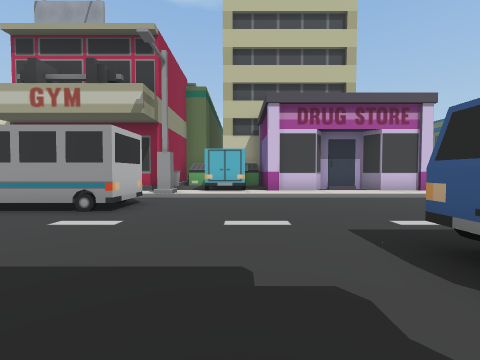
View 1 (above)

24 first-person views from a walk through a Unity game level. The camera is 1.5 m above the floor, tilts 2° down and sees 90° across. The floor is counted in squares, 2 m on a side. Each view is taken from the middle of a square. On the plan, view 1 faces up. The plan holds only what a view shows up to about 9 squares ahead; the rest is blank. The place goes on beyond the plan.

View 2
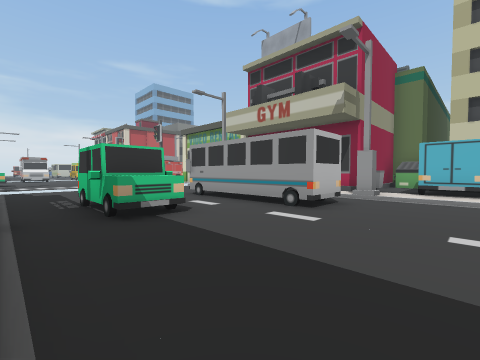

View 3
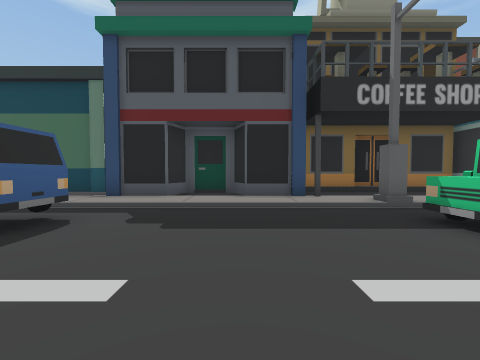

View 4
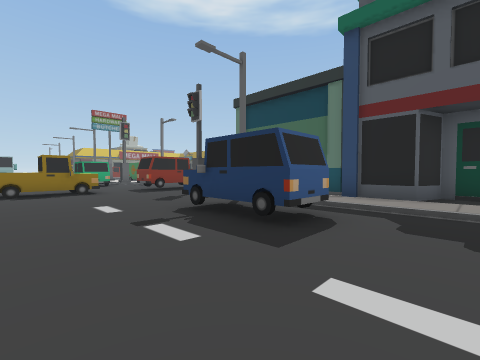

View 5
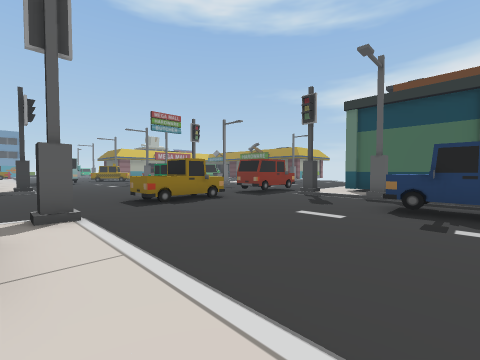

View 6
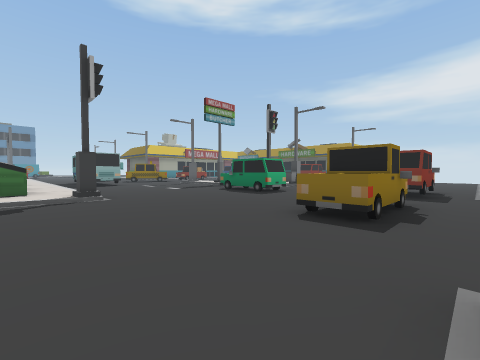

View 7
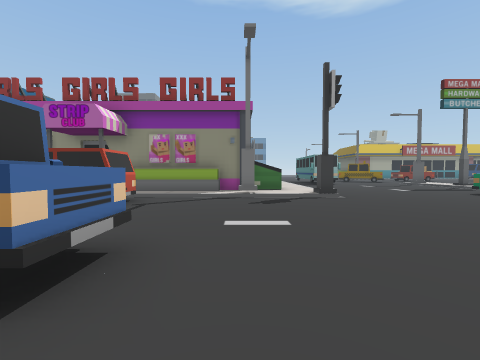

View 8
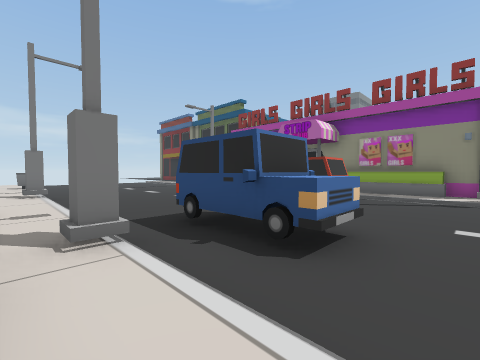

View 9
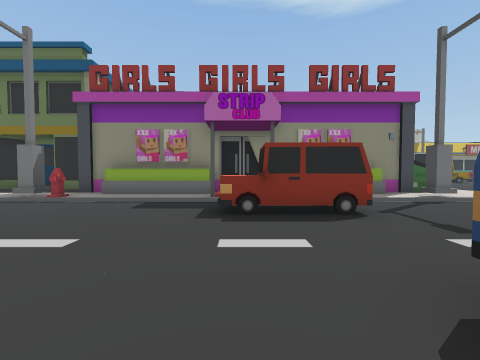

View 10
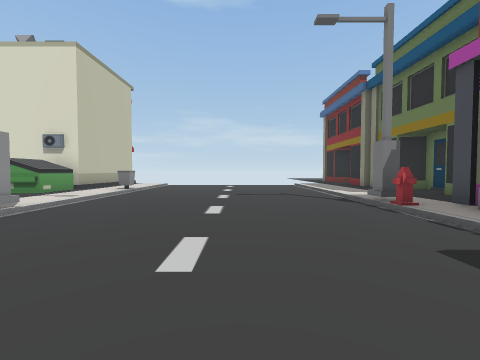

View 11
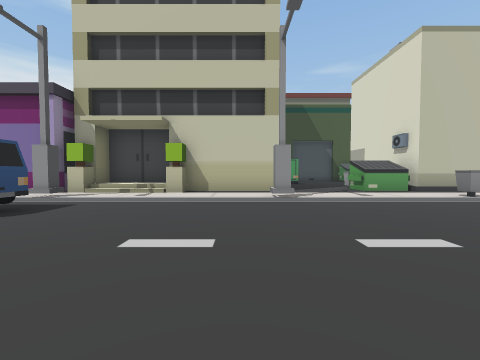

View 12
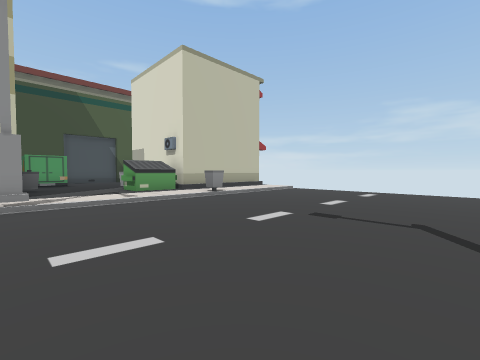

View 13
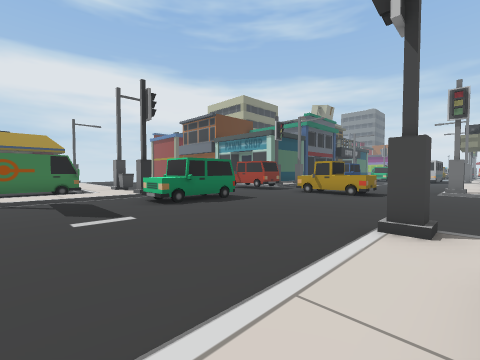

View 14
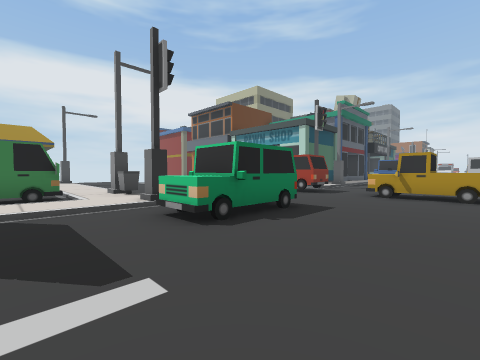

View 15
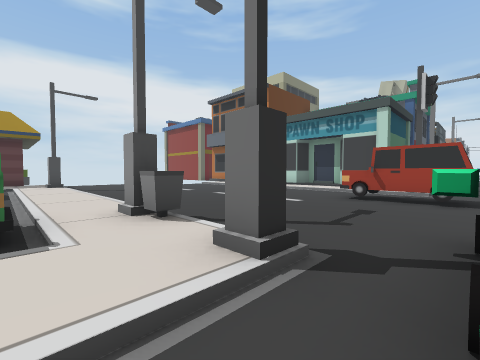

View 16
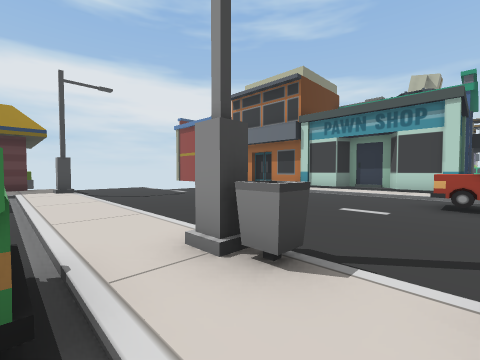

View 17
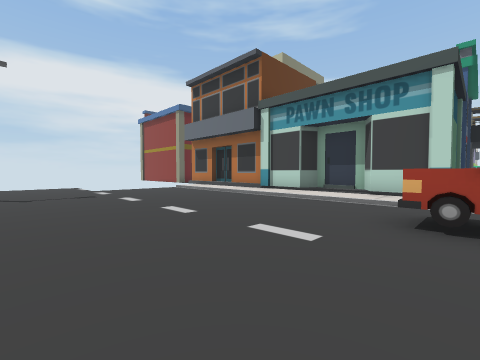

View 18
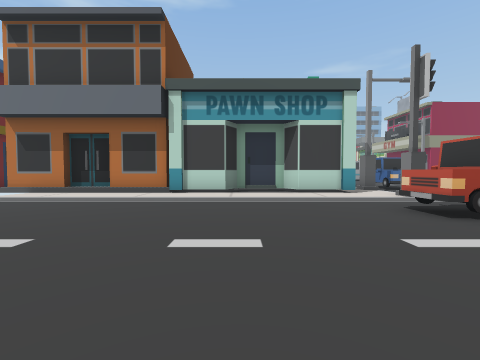

View 19
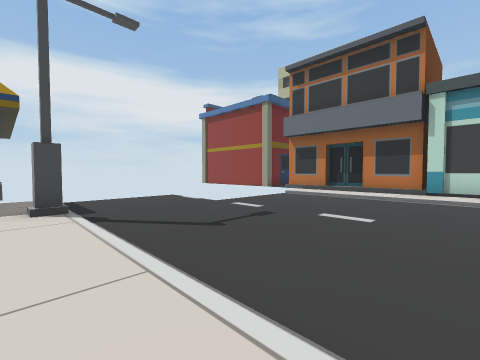

View 20
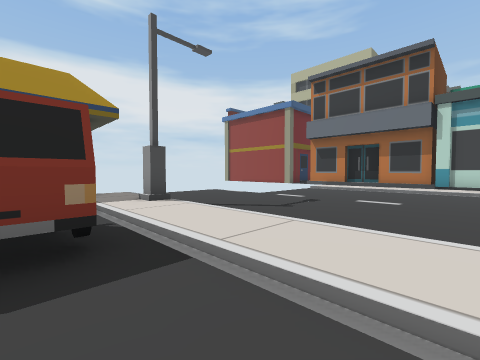

View 21
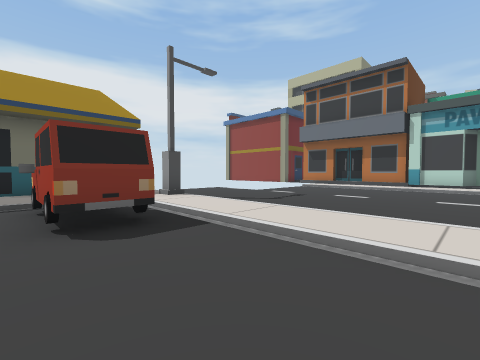

View 22
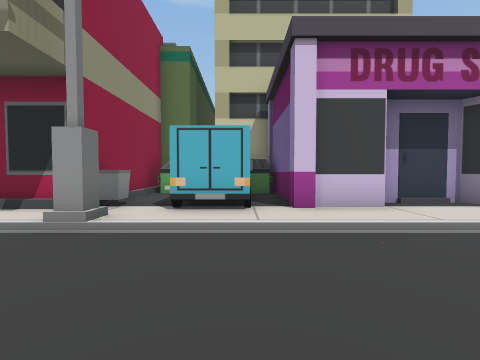

View 23
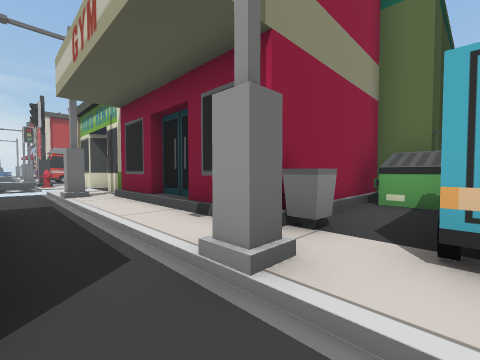

View 24
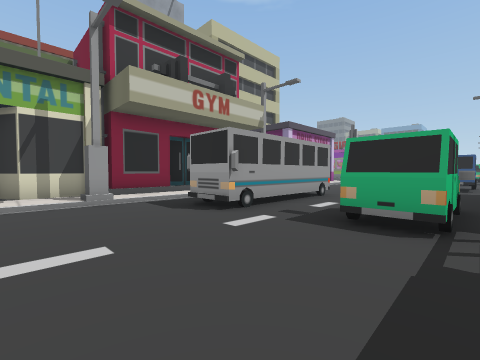

### Floor plan
Key: @ floor where view 1 was taken; # wall or solid block; . main floor; : floor 0.25 m higher than the main floor; / step, stairs or slope; A van; B bin; U bus; C car; I building; M dumpster; H hydrant; O other object.
Columns run from 10 left of view 1 to 19 right of it. Each row starts with its distance up from view 1.
 24                ##:B....../: ##
 23                MM:/....../:::#
 22               :MM:/....../::##
 21              :::::/....../::#
 20              :B:::/......H:##
 19                 #:#....../I#
 18                 #:/....../I#
 17                 #:/....../I#
 16                 #:/....../I#
 15                # //....CC  #
 14                # //....C  I#
 13        # O     #I:/CC..CC/I#
 12        #MMM#   ##:/CC..../I#
 11        #::A#    #:/.C..../I#
 10        #:  #    #:/......#:#
  9 ########B ####### /....../:MM
  8 :://////:##:::::::/....../::::
  7 //#/////#/////////O......O////
  6 .../ .........................
  5 .../###U...........OO.........
  4 ...................OO.........
  3 ...................OO.........
  2 ....CCC.....CCC.........CCC...
  1 ......C......CC.....C...CCC...
  0 //////////@////#//OCC....O////
 -1     :::##:::::  ::/CC..../::::
 -2     ::::##:######:/......BBA.
 -3   ##########    #:/....../#A
 -4                 #:/....../:..
 -5                 #:/....../:...
 -6                 #:/....../:...
 -7                 #:/....../:...
 -8                 #:/....../:...
 -9                 #:/....../:.C.
-10                 #:/....../:.C.
-11                 #:/......#:.C.
-12                 #     .../::

Positions as (right, up) in squares from view 1, and headings:
1: (0, 0), facing up
2: (0, 0), facing up-left
3: (-1, 5), facing down
4: (0, 5), facing down-right
5: (3, 8), facing down-right
6: (8, 9), facing down-right
7: (8, 10), facing right
8: (7, 10), facing up-right
9: (9, 15), facing right
10: (12, 15), facing up
11: (14, 18), facing left
12: (14, 19), facing up-left
13: (19, 8), facing down-left
14: (18, 5), facing down-left
15: (17, 1), facing down-left
16: (17, -1), facing down-left
17: (14, -1), facing down-left
18: (14, -5), facing left
19: (16, -6), facing down-left
20: (18, -6), facing down-left
21: (19, -5), facing down-left
22: (0, 4), facing up
23: (-1, 6), facing up-left
24: (-10, 1), facing up-right
